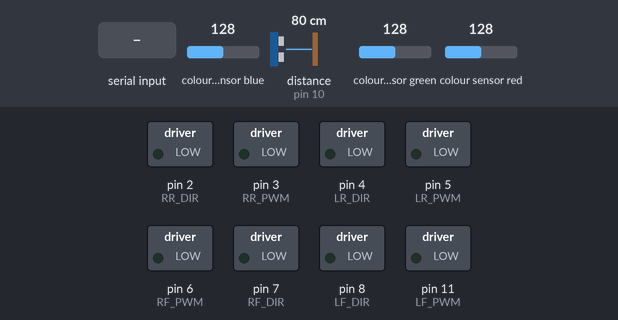
Bench run of a sketch on a simulated Arduino Uno, built with avr-gcc and run on an emulated ATmega328P. On the bench: switched loads named in the sketch (green lamp = pin HIGH). Wiring (inferred from the names in the program): ultrasonic range finder: trigger pin 9; echo pin 10. The test bench sets the inputs (shaded band); at power-on: colour sensor blue 128, distance to the obstacle (sensor on pin 10) 80 cm, colour sensor green 128, colour sensor red 128. The echo pulse lasts 58.3 µs per cm; pins used as bus, display or sensor lines are not drawn; what the sketch prints to the serial monitor is not drawn.

Above: at 1.2 s.
1.3 s: "N" received over Serial
At 2.1 s:
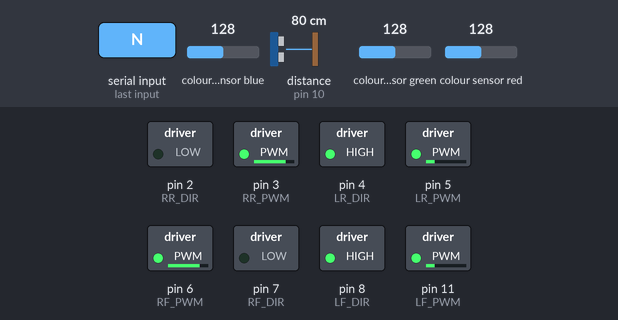
Timing chart, 0 to 4.9 s (numbered marks = the images above; inputs shaded):
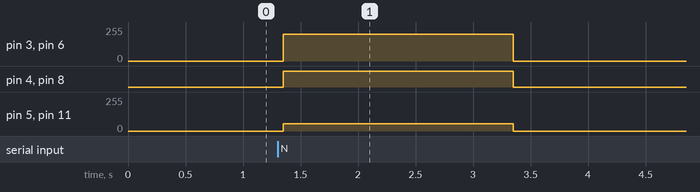

Measured:
- after the input at 1.3 s, pin 3 (RR_PWM), pin 6 (RF_PWM): 0/255 → 200/255 after 0.05 s, → 0/255 2.0 s later; pin 4 (LR_DIR), pin 8 (LF_DIR): LOW → HIGH after 0.05 s, → LOW 2.0 s later; pin 5 (LR_PWM), pin 11 (LF_PWM): 0/255 → 55/255 after 0.05 s, → 0/255 2.0 s later

The sketch:

rc_car.ino
```cpp
#include <Wire.h>
#include <Adafruit_TCS34725.h>

// 1. RGB 센서 설정
Adafruit_TCS34725 tcs(
  TCS34725_INTEGRATIONTIME_50MS,
  TCS34725_GAIN_4X
);

// 2. 핀 설정
// 왼쪽 앞
const int LF_DIR = 8;
const int LF_PWM = 11;

// 오른쪽 앞
const int RF_DIR = 7;
const int RF_PWM = 6;

// 왼쪽 뒤
const int LR_DIR = 4;
const int LR_PWM = 5;

// 오른쪽 뒤
const int RR_DIR = 2;
const int RR_PWM = 3;

// 초음파 센서 핀
const int TRIG_PIN = 9;
const int ECHO_PIN = 10;


// 3. 모터 전진 방향 설정
const int LF_FORWARD = HIGH;
const int RF_FORWARD = LOW;
const int LR_FORWARD = HIGH;
const int RR_FORWARD = LOW;


// 4. 주행 속도 설정
const int SPEED_NORMAL = 200;
const int SPEED_SLOW = 160;
const int SPEED_STOP = 0;


// 5. RGB 판정 임계값
const float RED_RATIO_THRESHOLD = 0.50;
const float RED_GREEN_THRESHOLD = 1.80;
const float RED_BLUE_THRESHOLD = 2.20;

const int MIN_CLEAR = 30;
const int RED_CONFIRM_COUNT = 2;

const unsigned long RGB_INTERVAL = 100;

// 빨간색이 이 시간 동안 감지되지 않으면 보호구역 해제
// 서행 속도로 횡단보도를 지나가는 시간보다 길게 설정
const unsigned long RED_LOST_TIMEOUT = 1500;

// 5-1. 초음파 장애물 판정
const float OBSTACLE_STOP_CM = 5.0;     // 이 거리 이하면 정지
const float OBSTACLE_RELEASE_CM = 8.0;  // 이 거리 이상이면 정지 해제
const int OBSTACLE_CONFIRM_COUNT = 2;   // 연속 판정 횟수

const unsigned long ULTRA_INTERVAL = 60;     // 측정 주기 (ms)
const unsigned long ECHO_TIMEOUT_US = 6000;  // 약 1m 이상은 측정하지 않음

// 6. 통신 설정
const unsigned long TX_INTERVAL = 500;

// 단말기 통신이 일정 시간 끊기면 정지
const unsigned long RX_TIMEOUT = 2000;


// 7. 주행 상태 변수
bool schoolZone = false;
bool dangerDetected = false;
bool manualStop = false;
bool sensorReady = false;
bool terminalReady = false;

int redCount = 0;
int currentSpeed = -1;

unsigned long lastRGB = 0;
unsigned long lastTX = 0;
unsigned long lastRX = 0;

unsigned long lastRedSeen = 0;

bool obstacleDetected = false;

int obstacleCount = 0;
int clearCount = 0;

unsigned long lastUltra = 0;

// 8. 모터 제어 함수
void driveMotor(int pwmPin, int dirPin, int forwardLevel, int speed) {

  if (speed == 0) {
    digitalWrite(dirPin, LOW);
    analogWrite(pwmPin, 0);
    return;
  }

  digitalWrite(dirPin, forwardLevel);

  if (forwardLevel == HIGH) {
    analogWrite(pwmPin, 255 - speed);
  } else {
    analogWrite(pwmPin, speed);
  }
}

void setMotorSpeed(int speed) {

  speed = constrain(speed, 0, 255);

  if (currentSpeed == speed) {
    return;
  }

  currentSpeed = speed;

  driveMotor(LF_PWM, LF_DIR, LF_FORWARD, speed);
  driveMotor(RF_PWM, RF_DIR, RF_FORWARD, speed);
  driveMotor(LR_PWM, LR_DIR, LR_FORWARD, speed);
  driveMotor(RR_PWM, RR_DIR, RR_FORWARD, speed);
}

void setupMotors() {

  pinMode(LF_PWM, OUTPUT);
  pinMode(RF_PWM, OUTPUT);
  pinMode(LR_PWM, OUTPUT);
  pinMode(RR_PWM, OUTPUT);

  pinMode(LF_DIR, OUTPUT);
  pinMode(RF_DIR, OUTPUT);
  pinMode(LR_DIR, OUTPUT);
  pinMode(RR_DIR, OUTPUT);

  setMotorSpeed(SPEED_STOP);
}


// 9. 최종 주행 상태 결정
// 우선순위: 정지 > 감속 > 정상
void updateDriving() {

  bool communicationLost =
    !terminalReady ||
    (millis() - lastRX >= RX_TIMEOUT);

  if (!sensorReady ||
      manualStop ||
      dangerDetected ||
      obstacleDetected ||
      communicationLost) {

    setMotorSpeed(SPEED_STOP);
  }

  else if (schoolZone) {

    setMotorSpeed(SPEED_SLOW);
  }

  else {

    setMotorSpeed(SPEED_NORMAL);
  }
}


// 10. 단말기로 보호구역 상태 전송
// N = 일반 도로
// Z = 어린이 보호구역
void sendZoneState() {

  if (schoolZone) {
    Serial.write('Z');
  }

  else {
    Serial.write('N');
  }

  lastTX = millis();
}


// 10-1. 초음파 거리 측정 및 장애물 판정
float measureDistance() {

  digitalWrite(TRIG_PIN, LOW);
  delayMicroseconds(2);

  digitalWrite(TRIG_PIN, HIGH);
  delayMicroseconds(10);
  digitalWrite(TRIG_PIN, LOW);

  unsigned long duration = pulseIn(ECHO_PIN, HIGH, ECHO_TIMEOUT_US);

  // 시간 초과: 측정 범위 안에 물체 없음
  if (duration == 0) {
    return -1;
  }

  return duration * 0.0343 / 2.0;
}

void updateUltrasonic() {

  if (millis() - lastUltra < ULTRA_INTERVAL) {
    return;
  }

  lastUltra = millis();

  float distance = measureDistance();

  // 정지 전: 5cm 이내가 연속으로 측정되면 정지
  if (!obstacleDetected) {

    if (distance > 0 && distance <= OBSTACLE_STOP_CM) {

      obstacleCount++;

      if (obstacleCount >= OBSTACLE_CONFIRM_COUNT) {

        obstacleDetected = true;
        obstacleCount = 0;
        clearCount = 0;

        // 즉시 정지
        updateDriving();
      }
    }

    else {

      obstacleCount = 0;
    }
  }

  // 정지 후: 8cm 이상 또는 물체 없음이 연속으로 측정되면 해제
  else {

    if (distance < 0 || distance >= OBSTACLE_RELEASE_CM) {

      clearCount++;

      if (clearCount >= OBSTACLE_CONFIRM_COUNT) {

        obstacleDetected = false;
        clearCount = 0;
      }
    }

    else {

      clearCount = 0;
    }
  }
}


// 11. RGB 센서 측정 및 보호구역 판정
void updateRGB() {

  if (millis() - lastRGB < RGB_INTERVAL) {
    return;
  }

  lastRGB = millis();

  uint16_t r, g, b, c;

  tcs.getRawData(&r, &g, &b, &c);

  float total = (float)r + g + b;

  bool isRed = false;

  // 유효한 센서값일 때만 빨간색 판정
  if (total > 0 &&
      g > 0 &&
      b > 0 &&
      c >= MIN_CLEAR) {

    float rRatio = (float)r / total;
    float rgRatio = (float)r / g;
    float rbRatio = (float)r / b;

    isRed = (
      rRatio >= RED_RATIO_THRESHOLD &&
      rgRatio >= RED_GREEN_THRESHOLD &&
      rbRatio >= RED_BLUE_THRESHOLD
    );
  }

  // 보호구역 진입 전
  if (!schoolZone) {

    if (isRed) {

      redCount++;

      if (redCount >= RED_CONFIRM_COUNT) {

        schoolZone = true;
        redCount = 0;
        lastRedSeen = millis();

        // 1. 즉시 감속
        updateDriving();

        // 2. 단말기로 진입 신호 전송
        sendZoneState();
      }
    }

    else {

      redCount = 0;
    }
  }

  // 보호구역 진입 후
  else {

    if (isRed) {

      lastRedSeen = millis();
    }

    else if (millis() - lastRedSeen >= RED_LOST_TIMEOUT) {

      schoolZone = false;

      // 1. 정상 속도로 복귀
      updateDriving();

      // 2. 단말기로 해제 신호 전송
      sendZoneState();
    }
  }
}

// 12. 단말기 통신 수신
// D = 위험 상황 -> 정지
// N = 위험 없음/해제 -> 주행
// X = 수동 정지
// G = 수동 정지 해제
void receiveTerminal() {

  while (Serial.available() > 0) {

    char command = Serial.read();

    switch (command) {

      case 'D':

        lastRX = millis();
        terminalReady = true;
        dangerDetected = true;

        // 위험 신호 수신 즉시 정지
        updateDriving();

        break;

      case 'N':

        lastRX = millis();
        terminalReady = true;
        dangerDetected = false;

        // 보호구역이면 감속 주행
        // 일반 도로이면 정상 주행
        updateDriving();

        break;

      case 'X':

        manualStop = true;
        updateDriving();

        break;

      case 'G':

        manualStop = false;
        updateDriving();

        break;

      default:

        break;
    }
  }
}

// 13. 초기 설정
void setup() {

  // 단말기와 UART 통신
  Serial.begin(9600);

  // 초음파 센서 초기 설정
  pinMode(TRIG_PIN, OUTPUT);
  pinMode(ECHO_PIN, INPUT);
  digitalWrite(TRIG_PIN, LOW);

  // 모터 초기 설정
  setupMotors();

  // RGB 센서 초기 설정
  Wire.begin();

  if (!tcs.begin()) {

    sensorReady = false;

    setMotorSpeed(SPEED_STOP);

    // 센서 연결 실패 시 주행 금지
    while (true) {
      delay(100);
    }
  }

  sensorReady = true;

  // 초기 보호구역 상태 전송
  sendZoneState();

  // 단말기 정상 신호 수신 전까지 정지
  updateDriving();
}

// 14. 메인 루프
void loop() {

  // 1. 위험 신호 우선 확인
  receiveTerminal();

  // 2. 초음파 장애물 확인
  updateUltrasonic();

  // 3. RGB 센서 측정
  updateRGB();

  // 4. 측정 중 도착한 위험 신호 확인
  receiveTerminal();

  // 5. 최종 주행 속도 적용
  updateDriving();

  // 6. 단말기로 현재 상태 주기적 전송
  if (millis() - lastTX >= TX_INTERVAL) {

    sendZoneState();
  }
}
```
